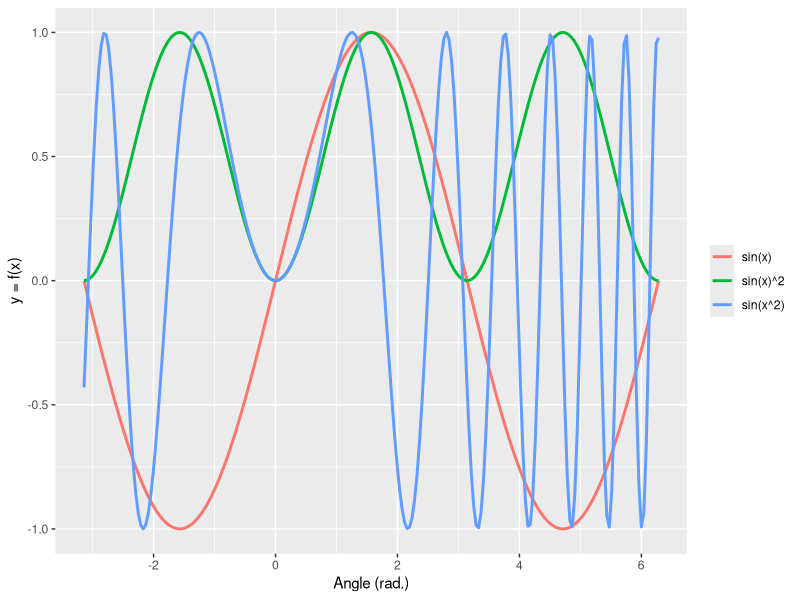
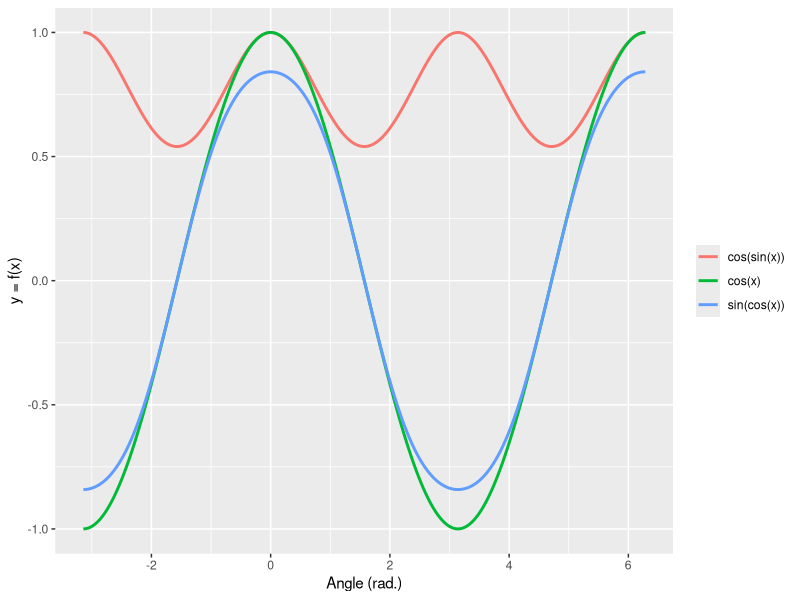
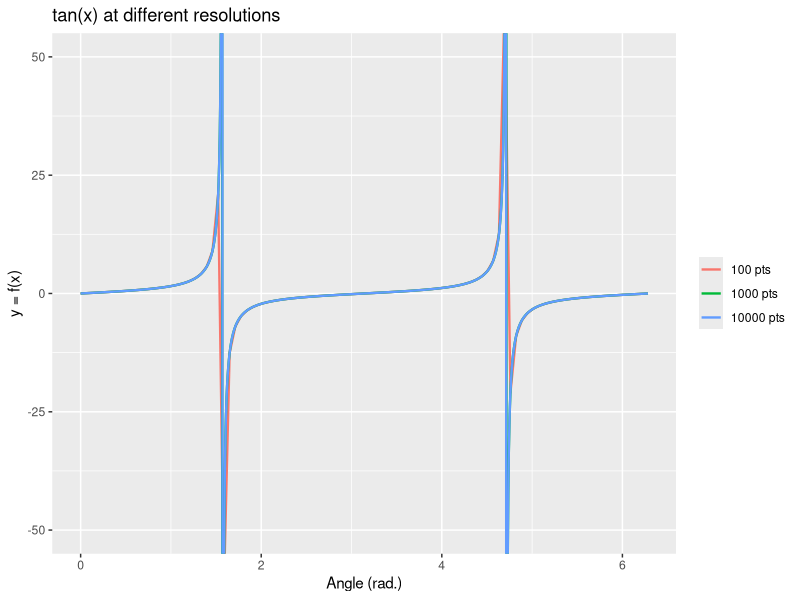

Write the R code that produced these figures, in order.
## ---- chunk 1
#| message: false
library(ggplot2)
library(tidyr)
library(dplyr)
## ---- chunk 2
xx <- seq(-pi, 2*pi, length.out = 234)

data.frame(
  x          = xx,
  `sin(x)`   = sin(xx),
  `sin(x)^2` = sin(xx)^2,
  `sin(x^2)` = sin(xx^2),
  check.names = FALSE
) |>
  pivot_longer(-x, names_to = "fun", values_to = "y") |>
  ggplot(aes(x = x, y = y, color = fun)) +
  geom_line(linewidth = 1) +
  labs(x = "Angle (rad.)", y = "y = f(x)", color = NULL)
## ---- chunk 3
data.frame(
  x              = xx,
  `sin(cos(x))`  = sin(cos(xx)),
  `cos(sin(x))`  = cos(sin(xx)),
  `cos(x)`       = cos(xx),
  check.names = FALSE
) |>
  pivot_longer(-x, names_to = "fun", values_to = "y") |>
  ggplot(aes(x = x, y = y, color = fun)) +
  geom_line(linewidth = 1) +
  labs(x = "Angle (rad.)", y = "y = f(x)", color = NULL)
## ---- chunk 4
# Plot tan(x) at three resolutions to see how point density affects appearance
res_levels <- 10^(2:4)   # 100, 1000, 10000 points

df_tan <- lapply(res_levels, function(n) {
  x <- seq(0, 2*pi, length.out = n)
  data.frame(x = x, y = tan(x), n_pts = paste(n, "pts"))
}) |>
  bind_rows()

ggplot(df_tan, aes(x = x, y = y, color = n_pts)) +
  geom_line(linewidth = 0.8) +
  coord_cartesian(ylim = c(-50, 50)) +
  labs(x = "Angle (rad.)", y = "y = f(x)",
       title = "tan(x) at different resolutions", color = NULL)
